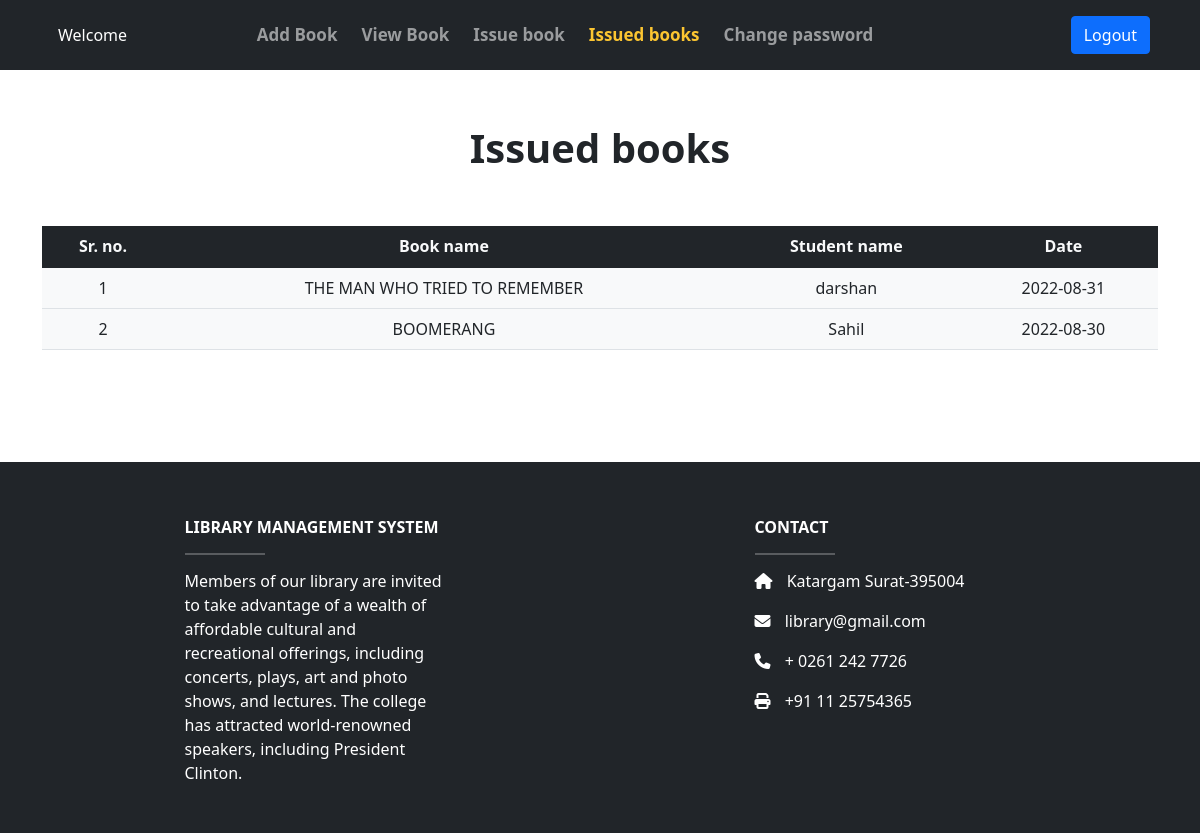
The page /issuedbooks.php on the database its author committed.
### tables this page shows
CREATE TABLE IF NOT EXISTS `issuebooks` (
  `id` int(11) NOT NULL AUTO_INCREMENT,
  `bookname` text NOT NULL,
  `studentname` text NOT NULL,
  `date` text NOT NULL,
  PRIMARY KEY (`id`)
);

### issuedbooks.php (the view, shortened to what this page needs)
<?php
    include("testconn.php");
    $email = $_SESSION['email'];
    $qry = "SELECT * FROM `librarian` WHERE `email` = '$email'";
    $res = mysqli_query($conn,$qry);
    $row = mysqli_fetch_assoc($res);
    $qry1 = "SELECT * FROM `issuebooks`";
    $res1 = mysqli_query($conn,$qry1);
?>
<!DOCTYPE html>
<html lang="en">
<head>
    <link rel="stylesheet" href="bootstrap/css/bootstrap.min.css">
</head>
<body>
    <nav class="navbar navbar-expand-sm navbar-dark bg-dark">
        <div class="container">
            <li class="nav-link1"><span class="wel_name">Welcome</span><?php echo $row['name']." ".$row['lname']; ?>
            </li>
            <div class="collapse navbar-collapse" id="collapsibleNavbar">
                <ul class="navbar-nav ms-auto me-auto">
                    <li class="nav-item"><a class="nav-link ps-3" href="addbook.php">Add Book</a></li>
                    <li class="nav-item"><a class="nav-link ps-3" href="viewbook.php">View Book</a></li>
                    <li class="nav-item"><a class="nav-link ps-3" href="issuebook.php">Issue book</a></li>
                    <li class="nav-item active"><a class="nav-link ps-3" href="issuedbooks.php">Issued books</a></li>
                    <li class="nav-item"><a class="nav-link ps-3" href="changepassword.php">Change password</a></li>
                </ul>
                <ul class="navbar-nav ms-auto">
                    <li class="nav-item m-0"><a class="nav-link" href="#"><button
                                onclick="location.href = 'logout.php';" class="btn btn-primary">Logout</button></a>
                    </li>
                </ul>
            </div>
        </div>
    </nav>
    <div class="container mb-5 pt-5 pb-5">
        <div class="text-center mb-5 fs-1 fw-bold">
            Issued books
        </div>
        <div class="table-responsive">
            <table class="table table-hover text-center">
                <thead class="bg-dark text-light fw-bold user-select-none">
                    <td>Sr. no.</td>
                    <td>Book name</td>
                    <td>Student name</td>
                    <td>Date</td>
                </thead>
                <tbody class="bg-light">
                    <?php $i=1; while($row1 = mysqli_fetch_assoc($res1)){?>
                        <tr>
                            <td><?php echo $i;?></td>
                            <td><?php echo $row1['bookname'];?></td>
                            <td><?php echo $row1['studentname'];?></td>
                            <td><?php echo $row1['date'];?></td>
                        </tr>
                    <?php $i++;}?>
                </tbody>
            </table>
        </div>
    </div>
    <?php include("footer1.php"); ?>
</body>
</html>

### issuedbooks.php (style rules this page uses)
.navbar .navbar-nav .nav-item { font-size: 17px; font-weight: bold; }
.navbar .navbar-nav .nav-link { color: #fff; }
.navbar .navbar-nav .active>.nav-link { color: #fbc531; pointer-events: none; }
a { text-decoration: none; }
.nav-link1 { display: block; padding: .5rem 1rem; color: white; font-weight: 500; text-decoration: none; }
.wel_name { padding-right: 7px; }

### rows shown on the page
issuebooks: bookname "THE MAN WHO TRIED TO REMEMBER", studentname "darshan", date "2022-08-31"
issuebooks: bookname "BOOMERANG", studentname "Sahil", date "2022-08-30"
